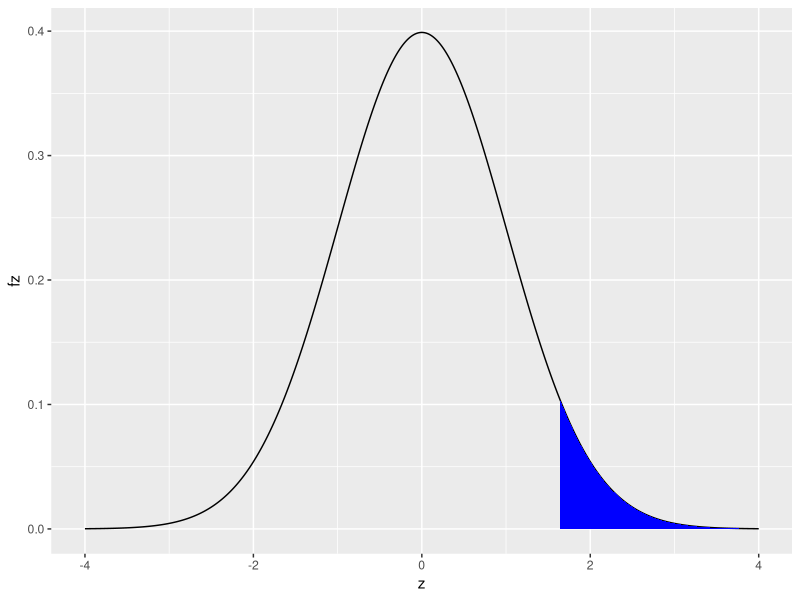

Generate this figure with R:
## ---- chunk 1
salt_exp <- 8
n <- 85
salt_obs <- 8.25
sd_obs <- 1

Zscore <- (salt_obs - salt_exp) / sqrt(sd_obs/n)
Zscore

pval <-  1 - dnorm(Zscore, mean = 0, sd = sd_obs)
pval

crit_val <- qnorm(0.05,  lower.tail = F)
crit_val
## ---- chunk 2
library(ggplot2)

z <- seq (-4,4, by=0.01) 
fz <- dnorm(z, mean = 0, sd = 1)

x <- seq(crit_val, 4, 0.1)
y <- c(dnorm( x, mean = 0, sd = 1), 0,0)
x <- c(x, 4, crit_val)

ggplot() + geom_line(aes(z, fz)) +
           geom_polygon(data = data.frame(x=x, y=y), aes(x, y), fill='blue')

